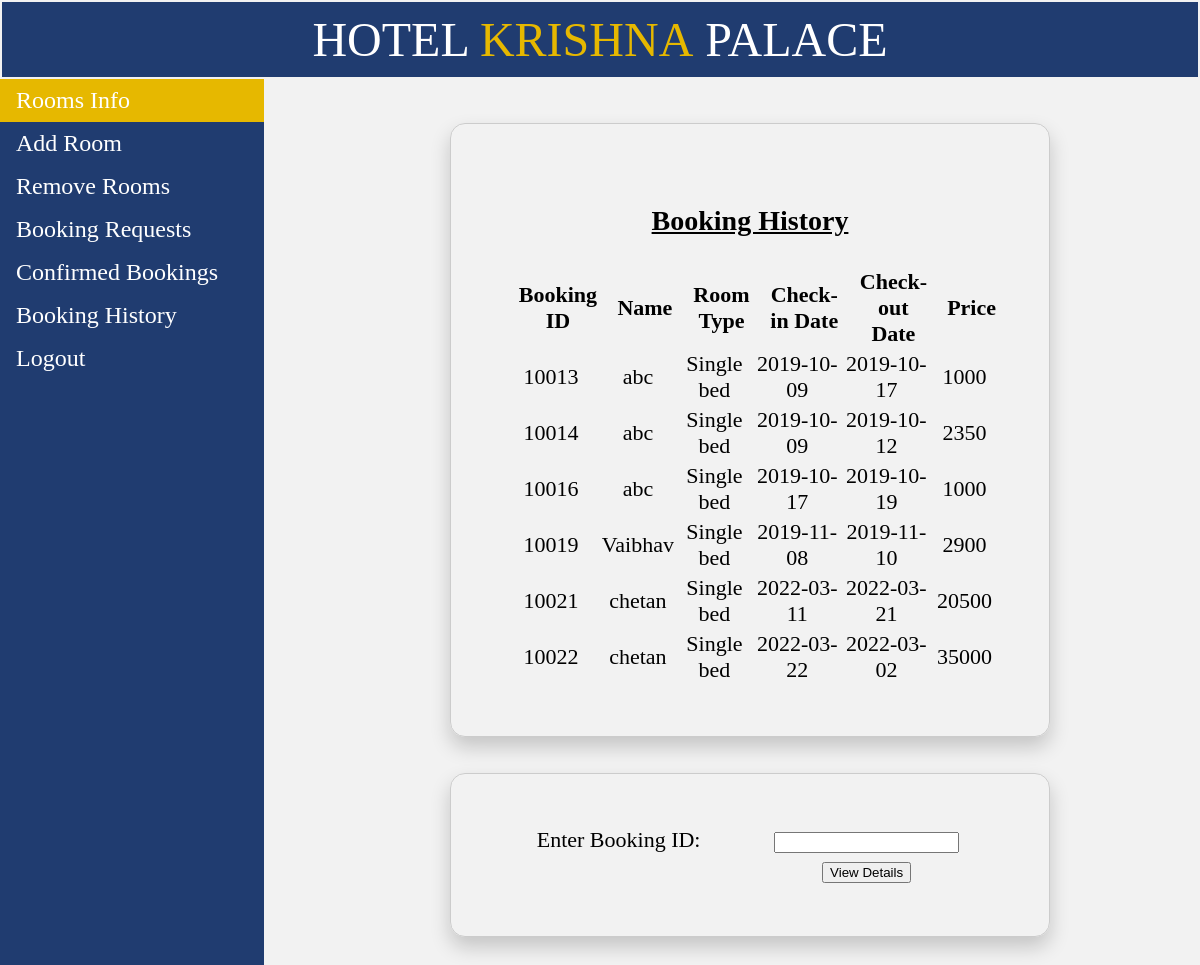
/booking_history.php, run on the app's committed database.
### tables this page shows
CREATE TABLE `booked_hist` (
  `phone` int(11) NOT NULL,
  `name` varchar(20) NOT NULL,
  `idproof` varchar(20) NOT NULL,
  `room_type` varchar(20) NOT NULL,
  `checkin` date NOT NULL,
  `checkout` date NOT NULL,
  `days` int(11) NOT NULL,
  `ac` varchar(5) NOT NULL,
  `breakfast` varchar(5) NOT NULL,
  `lunch` varchar(5) NOT NULL,
  `snacks` varchar(5) NOT NULL,
  `dinner` varchar(5) NOT NULL,
  `swimming` varchar(5) NOT NULL,
  `price` int(11) NOT NULL,
  `book_id` int(11) NOT NULL
);

### booking_history.php (the view, shortened to what this page needs)
<!DOCTYPE html>
<html>
<head>
</head>
<body>
	<table style="width: 100%;">
		<tr>
			<td id="td1" style="padding: 10px; font-size: 48px;">HOTEL <p style="color: #e6b800; display: inline;">KRISHNA</p> PALACE</td>
		</tr>
	</table>
	<ul>
		<li><a href="admin_view.php" class="active">Rooms Info</a></li>
		<li><a href="add_room_admin.php">Add Room</a></li>
		<li><a href="remove_room_admin.php">Remove Rooms</a></li>
		<li><a href="admin_room_status.php">Booking Requests</a></li>
		<li><a href="confirmed_bookings.php">Confirmed Bookings</a></li>
		<li><a href="booking_history.php">Booking History</a></li>
		<li><a href="index.php">Logout</a></li>
	</ul>
	<div style="margin-left:25%;padding:1px 16px;height:1000px;">
			<table class="basic_box">
				<tr>
					<td colspan="6"><p style="font-size: 28px; text-align: center; text-decoration: underline;"><b>Booking History</b></p>
				</td>
				<tr>
					<th>Booking ID</th>
					<th>Name</th>
					<th>Room Type</th>
					<th>Check-in Date</th>
					<th>Check-out Date</th>
					<th>Price</th>
				</tr>
				<tr>
				<?php
					$conn = new mysqli("localhost","root","", "iwp");
					$sql1 = "SELECT * from booked_hist";
					if ($result=mysqli_query($conn,$sql1))
				  	{
				  		while ($row=mysqli_fetch_row($result))
				    	{
				    		?>
				    		<td><?php echo $row[14]; ?></td>
				   			<td><?php echo $row[1]; ?></td>
				   			<td><?php echo $row[3]; ?></td>
				   			<td><?php echo $row[4]; ?></td>
				    		<td><?php echo $row[5]; ?></td>
				    		<td><?php echo $row[13]; ?></td>
				</tr><?php
				    	}
				    }?>
			</table><br><br>
			<table class="basic_box">
				<tr>
					<td colspan="1">Enter Booking ID:</td>
					<td colspan="2">
						<form action="admin_room_history.php" method="post">
							<input type="number" name="book_id">
					</td>
				</tr>
				<tr>
					<td></td>
					<td style="text-align: center;"><button type="submit">View Details</button></td></form>
				</tr>
			</table>
		</div>
	</body>
</html>

### booking_history.php (style rules this page uses)
body { margin: 0; background: #f2f2f2; }
table { font-size: 22px; }
td { text-align: center; }
.basic_box { border: 1px solid #ccc; border-radius: 15px; margin: auto; width: 600px; padding: 50px; box-shadow: 0 10px 20px rgba(0,0,0,0.19); }
#td1 { background-color: rgba(09,41,98,0.9); color: white; border: 10px; margin-top: -10px; padding: 10px; }
th { font-weight: bold; padding-left: 15px; }
ul { list-style-type: none; margin: 0; padding: 0; width: 22%; font-size: 24px; background-color: rgba(09,41,98,0.9); text-decoration: none; position: fixed; height: 100%; overflow: auto; }
li { color: white; }
li a { display: block; color: white; padding: 8px 16px; text-decoration: none; }
li a.active { background-color: #e6b800; color: white; }

### data on the page
booked_hist: book "10013", name "abc", room_type "Single bed", checkin "2019-10-09", checkout "2019-10-17", price "1000"
booked_hist: book "10014", name "abc", room_type "Single bed", checkin "2019-10-09", checkout "2019-10-12", price "2350"
booked_hist: book "10016", name "abc", room_type "Single bed", checkin "2019-10-17", checkout "2019-10-19", price "1000"
booked_hist: book "10019", name "Vaibhav", room_type "Single bed", checkin "2019-11-08", checkout "2019-11-10", price "2900"
booked_hist: book "10021", name "chetan", room_type "Single bed", checkin "2022-03-11", checkout "2022-03-21", price "20500"
booked_hist: book "10022", name "chetan", room_type "Single bed", checkin "2022-03-22", checkout "2022-03-02", price "35000"
